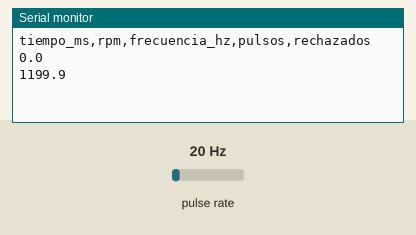
Recording of a sketch running on a simulated Arduino Uno, built with avr-gcc and run on an emulated ATmega328P. Parts: the last lines printed to the serial monitor. Wiring (inferred from the names in the program): pulse sensor: data pin 2. The test bench sets the inputs (shaded band); at power-on: pulse rate 20 Hz.

Above: at 1.2 s.
1.3 s: pulse rate (sensor on pin 2) set to 4 Hz
At 1.9 s:
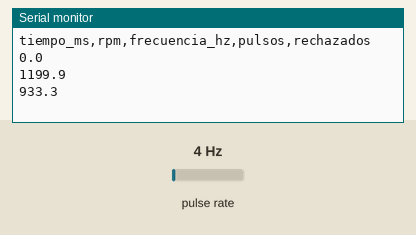
2.8 s: pulse rate (sensor on pin 2) set to 50 Hz
At 2.81 s:
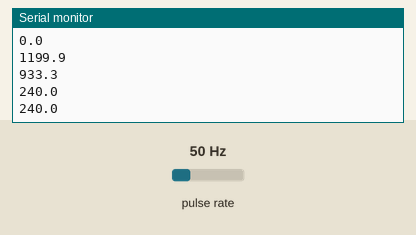
Timing chart, 0 to 5.8 s (numbered marks = the images above; inputs shaded):
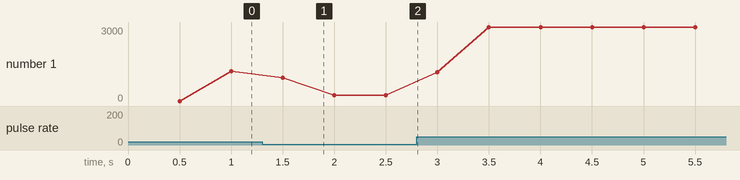

Measured:
- after the input at 1.3 s, the serial monitor: prints a new line after 0.20 s (image 1)
- plotted number 1: 1199.9 → 240 after the input at 1.3 s, 240 → 2999.7 after the input at 2.8 s

The sketch:

tacometro_lm393.ino
```cpp
// Tacometro para caracterizar el motor 775 con un modulo optico LM393.
// Solo para ensayos en banco: no forma parte del firmware del yoke.
//
// Placa: Arduino UNO. Conexion del modulo:
//   VCC -> 5V, GND -> GND, D0 -> pin 2, A0 -> sin conectar.
//
// Salida: monitor serie a 115200, una linea CSV cada 0,5 s (se puede pegar
// en una planilla): tiempo_ms,rpm,frecuencia_hz,pulsos,rechazados
//
// Mide el tiempo entre flancos en lugar de contar pulsos en una ventana fija:
// asi la resolucion no depende de cuantas ranuras tenga el disco.

const uint8_t PIN_SENSOR = 2;

// Cantidad de ranuras del disco: AJUSTAR antes de medir.
const uint8_t RANURAS = 1;

// Velocidad maxima esperada. Los flancos mas proximos que el periodo a esta
// velocidad son rebote del comparador y se descartan. Si "rechazados" crece y
// las rpm se clavan cerca de este valor, subirlo.
const uint32_t RPM_MAXIMA = 15000;

const uint32_t PERIODO_MIN_US = 60000000UL / (RPM_MAXIMA * RANURAS);
const uint32_t INTERVALO_MS = 500;
// Sin pulsos durante este tiempo se informa 0 rpm.
const uint32_t TIEMPO_DETENIDO_MS = 2000;

volatile uint32_t ultimoFlancoUs = 0;
volatile uint32_t pulsos = 0;
volatile uint32_t rechazados = 0;

void alFlanco() {
  uint32_t ahora = micros();
  if (ahora - ultimoFlancoUs < PERIODO_MIN_US) {
    rechazados++;
    return;
  }
  ultimoFlancoUs = ahora;
  pulsos++;
}

void setup() {
  Serial.begin(115200);
  // Solo espera en placas con USB nativo; en el UNO sigue de inmediato.
  while (!Serial && millis() < 3000) {
  }
  // Con el cable suelto lee 0 rpm en lugar de ruido.
  pinMode(PIN_SENSOR, INPUT_PULLUP);
  attachInterrupt(digitalPinToInterrupt(PIN_SENSOR), alFlanco, FALLING);
  Serial.println(F("tiempo_ms,rpm,frecuencia_hz,pulsos,rechazados"));
}

void loop() {
  static uint32_t proximaLinea = INTERVALO_MS;
  static uint32_t pulsosRef = 0;
  static uint32_t flancoRef = 0;
  static uint32_t rechazadosRef = 0;
  static uint32_t ultimoCambioMs = 0;
  static bool hayReferencia = false;
  static float frecuencia = 0.0;

  uint32_t ahoraMs = millis();
  if ((int32_t)(ahoraMs - proximaLinea) < 0) {
    return;
  }
  proximaLinea += INTERVALO_MS;

  noInterrupts();
  uint32_t p = pulsos;
  uint32_t u = ultimoFlancoUs;
  uint32_t r = rechazados;
  interrupts();

  uint32_t pulsosVentana = p - pulsosRef;
  if (pulsosVentana > 0) {
    // El primer pulso tras estar detenido solo fija la referencia: el tiempo
    // desde el flanco anterior no representa la velocidad actual.
    if (hayReferencia) {
      frecuencia = pulsosVentana * 1000000.0 / (uint32_t)(u - flancoRef);
    }
    pulsosRef = p;
    flancoRef = u;
    hayReferencia = true;
    ultimoCambioMs = ahoraMs;
  } else if (ahoraMs - ultimoCambioMs > TIEMPO_DETENIDO_MS) {
    frecuencia = 0.0;
    hayReferencia = false;
  }

 // Serial.print(ahoraMs);
  //Serial.print(',');
  Serial.println(frecuencia * 60.0 / RANURAS, 1);
  //Serial.print(',');
  //Serial.print(frecuencia, 2);
  //Serial.print(',');
  //Serial.print(pulsosVentana);
  //Serial.print(',');
  //Serial.println(r - rechazadosRef);

  rechazadosRef = r;
}
```
